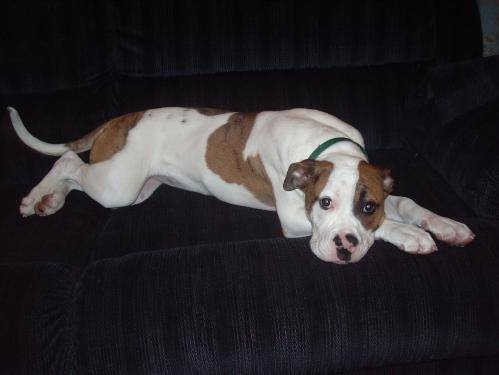
#> input picture NoSup/K-means/1.jpg, 499 x 375 px
$ python IM_KM.py   (older library calls are emulated)
#> lines starting #> are read from the running program, lines starting #| are printed output that depends on the picture; after the words box and inside, x2 and y2 are one past the last pixel; in counts of white or black regions, pixels touching at a corner belong together
import cv2 as cv
import numpy as np
import matplotlib.pyplot as plt

img=cv.imread('1.jpg',0)
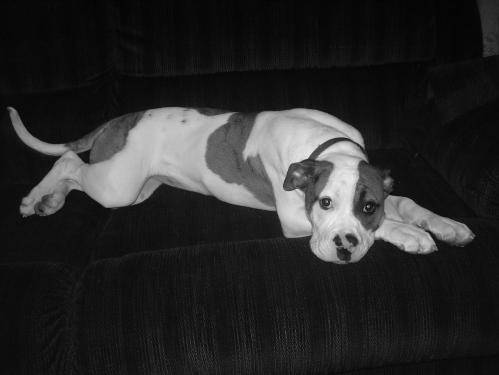
#> img: shape (375, 499); min 0, max 247, mean 42.3
# img=cv.cvtColor(image,cv.COLOR_RGB2GRAY)

kernel= np.ones((5,5),np.uint8)


ret,th=cv.threshold(img,50,255,cv.THRESH_BINARY)
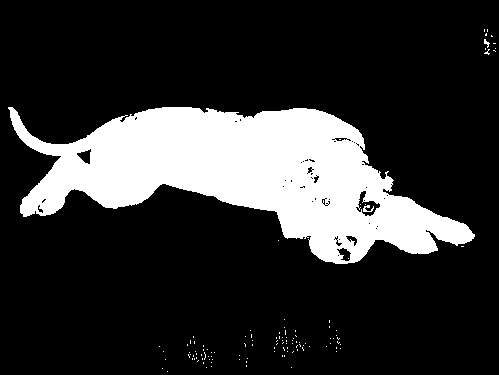
#> th: shape (375, 499); 19.4% white; 115 white regions (112 under 20 px), largest, box (x1, y1, x2, y2) and area: (8, 107, 475, 264) 36007, (363, 205, 374, 212) 40, (484, 39, 490, 48) 24

closing=cv.morphologyEx(th,cv.MORPH_OPEN,kernel)
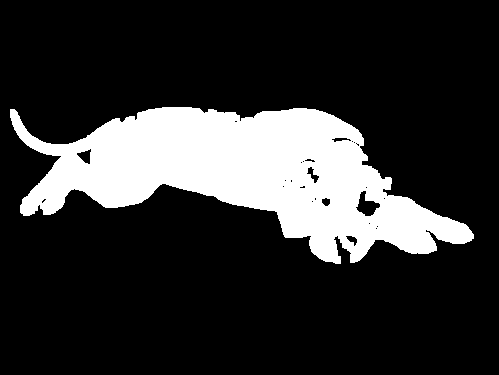
#> closing: shape (375, 499); 19% white; 1 white region, box (x1, y1, x2, y2) and area: (10, 107, 474, 264) 35645

opening=cv.morphologyEx(closing,cv.MORPH_CLOSE,kernel)
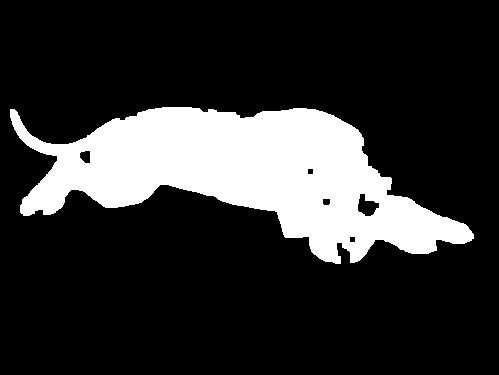
#> opening: shape (375, 499); 19.3% white; 1 white region, box (x1, y1, x2, y2) and area: (10, 107, 474, 264) 36032
dilating=cv.dilate(opening,kernel,iterations=3)
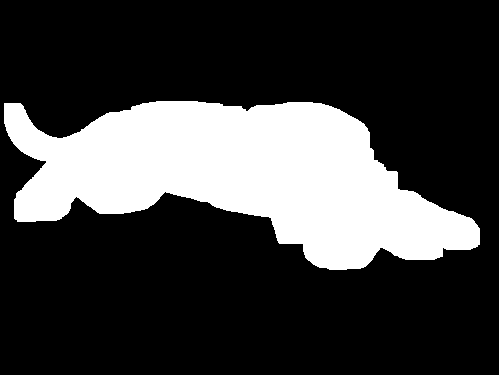
#> dilating: shape (375, 499); 24.7% white; 1 white region, box (x1, y1, x2, y2) and area: (4, 101, 480, 270) 46127

erosion=cv.erode(dilating,kernel,iterations=3)
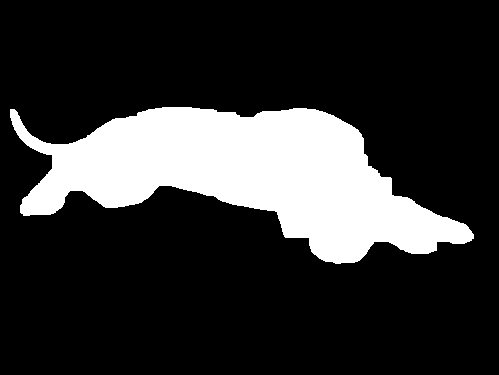
#> erosion: shape (375, 499); 19.7% white; 1 white region

image ,contours,hierarchy=cv.findContours(erosion,cv.RETR_TREE,cv.CHAIN_APPROX_SIMPLE)
#> contours = 1 contour; box (x1, y1, x2, y2) and area: (10, 107, 474, 264) 36306

img_k =cv.drawContours(img,contours,-1,(255),3)
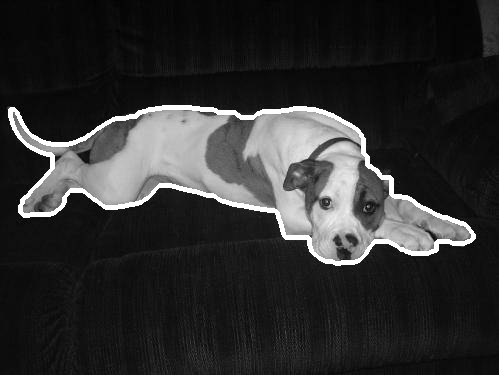
#> img_k: shape (375, 499); min 0, max 255, mean 47.9
print(contours[0].shape)
#| (484, 1, 2)
xx=contours[0].reshape(contours[0].shape[0],2)
#> xx = 484 pairs, first value 10 to 473, second value 107 to 263

arg_x=int(sum(xx[:,0])/contours[0].shape[0])
#> arg_x = 228
arg_y=int(sum(xx[:,1])/contours[0].shape[0])
#> arg_y = 179

print('arg_x',arg_x)
#| arg_x 228
print('arg_y',arg_y)
#| arg_y 179

cv.circle(img,(arg_x,arg_y),3,(0),-1)
#> img: shape (375, 499); 0.02% of pixels changed, all inside (x1, y1, x2, y2) = (225, 176, 232, 183)
# print(xx)
cv.imshow('img', img_k)
# cv.imshow('opening',opening)
# cv.imshow('closing',closing)

cv.imshow('dilating',erosion)
cv.imshow('img_k',img_k)


cv.waitKey()
cv.destroyAllWindows()
